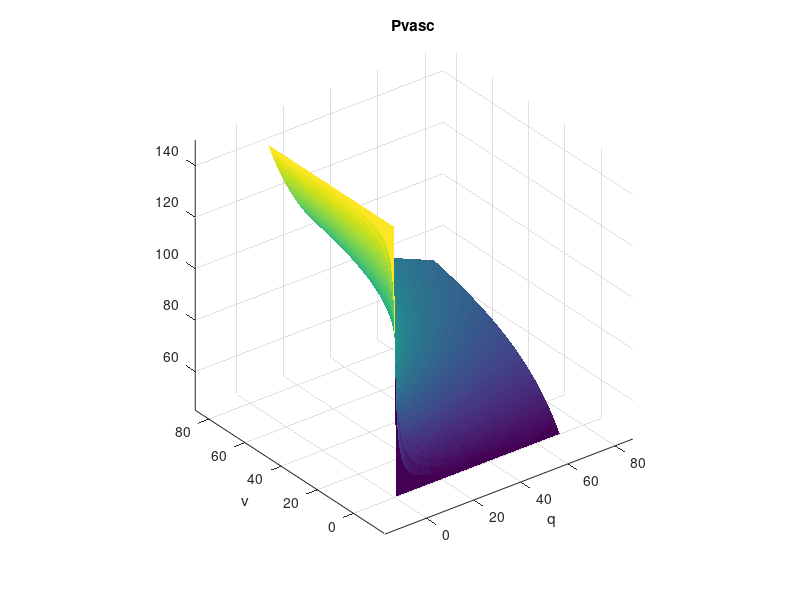
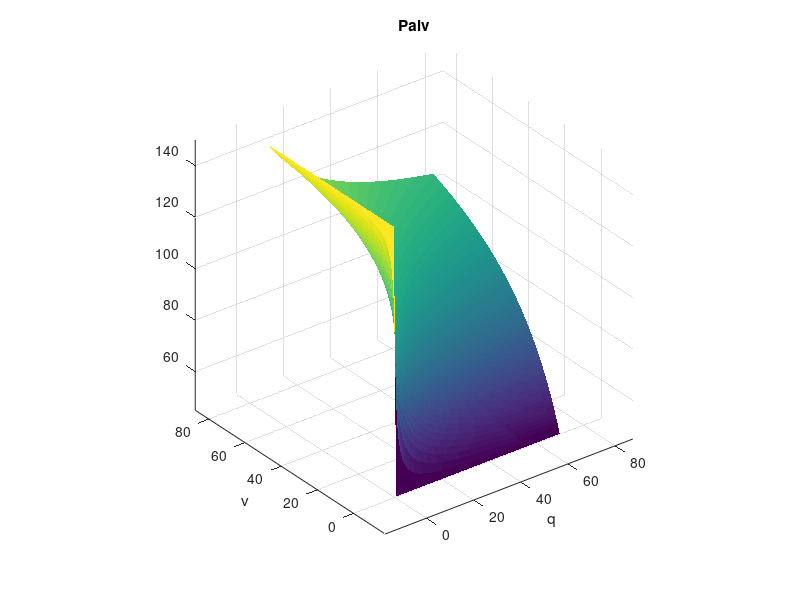
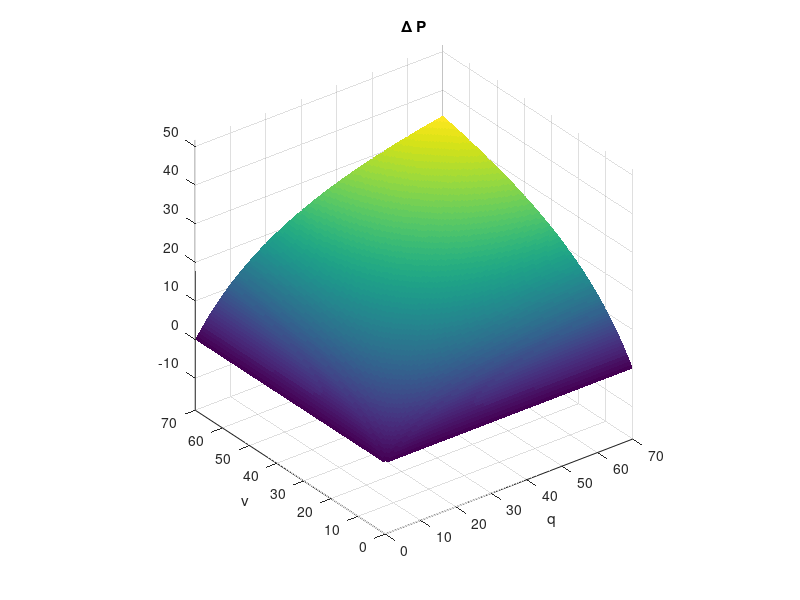
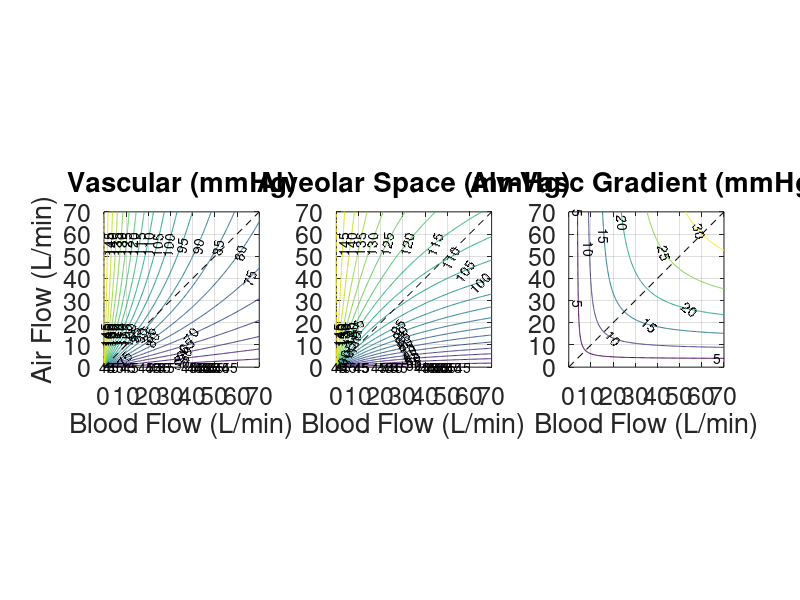

MATLAB code to generate these figures, in order:
clear; close all; clc;
% This script solves Model A and saves results into a .mat file + generates
% fun animated .gifs to show how the diffusion parameter affects model
% behavior

%%% parameters
D     = 500;  %apparent diffusion (L/min)
Pair  = 150; %atmospheric oxygen partial pressure (mmHg)
Pin   = 45;  %mixed venous oxygen partial pressure - pulmonary inlet (mmHg)
Vvasc = 1;   %volume of vascular space (ml)
Valv  = 1;   %alveolar volume (ml)

Vp = 5; %ventilation flow (L/min)
Qp = 5; %blood flow (L/min)


%load optimized diffusion (D) parameter
load('ModelA_optimization_v2_results.mat','JA','DA')
del = 30;% index to delete from - the first del-many indices are ~1e30 and screw up the minimum finding below
JA(1:del) = []; DA(1:del) = [];
[~, jApi] = min(JA);DAp = DA(jApi);
D = DAp;


%%% parameter vector
par = [D Pair Pin Vvasc Valv Vp  Qp]; %parameters vector for ODE system

%%% grids for contour plots
de = 0.5;
q  = 0:de:70;
v  = 0:de:70;
[Q,V] = meshgrid(q,v);

Dv = 1:100; %vector of diffusion parameters to explore
Dpvasc = zeros(length(q),length(v),length(Dv));
Dpalv  = zeros(length(q),length(v),length(Dv));
Ddpac  = zeros(length(q),length(v),length(Dv));

% computing contour plots
pvasc = (Pin*Q.*V+Pin*D*Q+Pair*D*V)./(Q.*V+D*Q+D*V);
palv  = (Pair*Q.*V+Pair*D*V+Pin*D*Q)./(Q.*V+D*Q+D*V);
dpac  = (Q.*V)*(Pair-Pin)./(Q.*V+D*Q+D*V);

% contour plots for vector of diffusion parameters to explore
for j = 1:length(Dv)
    Dpvasc(:,:,j) = (Pin*Q.*V+Pin*Dv(j)*Q+Pair*Dv(j)*V)./(Q.*V+Dv(j)*Q+Dv(j)*V);
    Dpalv(:,:,j)  = (Pair*Q.*V+Pair*Dv(j)*V+Pin*Dv(j)*Q)./(Q.*V+Dv(j)*Q+Dv(j)*V);
    Ddpac(:,:,j)  = Dpalv(:,:,j) - Dpvasc(:,:,j);
end

%%% solve system of ODEs
% X0 = [Pin Pair];
% [t,X] = ode45(@ModelA_RHS,[0 1],X0,[],par);





save('ModelA_results.mat')

%%% plots
% figure; %state time series
% plot(t,X)
% xlabel('Time (s)')
% ylabel('Oxygen Tension (mmHg)')
% legend('Vasc', 'Alv')

figure; %Pvasc surface
surf(Q,V,pvasc, 'EdgeColor','none')
title('Pvasc')
xlabel('q')
ylabel('v')
axis equal

figure; %Pvasc surface
surf(Q,V,palv, 'EdgeColor','none')
title('Palv')
xlabel('q')
ylabel('v')
axis equal

figure; %Alv-Cap O2 Gradient  surface
surf(Q,V,dpac, 'EdgeColor','none')
title('\Delta P')
xlabel('q')
ylabel('v')
axis equal

CON = -30:5:150;
x = 0:70;
figure; % Contour Plot
subplot(1,3,1)
contour(Q,V,pvasc,CON,'ShowText','on')
hold on
plot(x,x,'k--')
set(gca,'fontsize',18)
title('Vascular (mmHg)')
xlabel('Blood Flow (L/min)')
ylabel('Air Flow (L/min)')
axis equal
grid on

subplot(1,3,2)
contour(Q,V,palv,CON,'ShowText','on')
hold on
plot(x,x,'k--')
set(gca,'fontsize',18)
title('Alveolar Space (mmHg)')
xlabel('Blood Flow (L/min)')
axis equal
grid on

subplot(1,3,3)
contour(Q,V,dpac,CON,'ShowText','on')
hold on
plot(x,x,'k--')
set(gca,'fontsize',18)
title('Alv-Vasc Gradient (mmHg)')
xlabel('Blood Flow (L/min)')
axis equal
grid on

%%%%%%%%%%%%%%%%%%%%%%%%%%%%%%%%%%%%%%%%%%%%
%%% big old plots
figure; % Contour Plot
subplot(3,3,1)
contour(Q,V,squeeze(Dpvasc(:,:,1)),CON,'ShowText','on')
hold on
plot(x,x,'k--')
set(gca,'fontsize',18)
title('Vascular (mmHg)')
ylabel('Air Flow (ml/s)')
axis equal
grid on

subplot(3,3,2)
contour(Q,V,squeeze(Dpalv(:,:,1)),CON,'ShowText','on')
hold on
plot(x,x,'k--')
set(gca,'fontsize',18)
title('Alveolar Space (mmHg)')
axis equal
grid on

subplot(3,3,3)
contour(Q,V,squeeze(Ddpac(:,:,1)),CON,'ShowText','on')
hold on
plot(x,x,'k--')
set(gca,'fontsize',18)
title('Alv-Vasc Gradient (mmHg)')
axis equal
grid on

subplot(3,3,4)
contour(Q,V,squeeze(Dpvasc(:,:,2)),CON,'ShowText','on')
hold on
plot(x,x,'k--')
set(gca,'fontsize',18)
ylabel('Air Flow (ml/s)')
axis equal
grid on

subplot(3,3,5)
contour(Q,V,squeeze(Dpalv(:,:,2)),CON,'ShowText','on')
hold on
plot(x,x,'k--')
set(gca,'fontsize',18)
axis equal
grid on

subplot(3,3,6)
contour(Q,V,squeeze(Ddpac(:,:,2)),CON,'ShowText','on')
hold on
plot(x,x,'k--')
set(gca,'fontsize',18)
axis equal
grid on

subplot(3,3,7)
contour(Q,V,squeeze(Dpvasc(:,:,3)),CON,'ShowText','on')
hold on
plot(x,x,'k--')
set(gca,'fontsize',18)
xlabel('Blood Flow (ml/s)')
ylabel('Air Flow (ml/s)')
axis equal
grid on

subplot(3,3,8)
contour(Q,V,squeeze(Dpalv(:,:,3)),CON,'ShowText','on')
hold on
plot(x,x,'k--')
set(gca,'fontsize',18)
xlabel('Blood Flow (ml/s)')
axis equal
grid on

subplot(3,3,9)
contour(Q,V,squeeze(Ddpac(:,:,3)),CON,'ShowText','on')
hold on
plot(x,x,'k--')
set(gca,'fontsize',18)
xlabel('Blood Flow (ml/s)')
axis equal
grid on

% %%% making gifs
% CON = -30:5:150;
% h = figure('units','normalized','outerposition',[0 0 1 1]);
% for i = 1:length(Dv) %iterate by size of Dv
%     %%%% make contour plots
%     cla(gca)
%     
%     contour(Q,V,squeeze(Dpvasc(:,:,i)),CON,'ShowText','on')
%     hold on
%     plot(x,x,'k--')
%     set(gca,'fontsize',18)
%     xlabel('Cardiac Output (L/min)')
%     ylabel('Ventilation Magnitude (L/min)')
%     text(9,1,['D = ', num2str(Dv(i))],'fontsize',18)
%     axis equal
%     grid on
%     
%     if i == 1
%         gif('ModelA_vasc.gif','DelayTime',1/15) %make gif file
%     else
%         gif %append frame to gif
%     end
%     disp(i)
% end
% 
% h2 = figure('units','normalized','outerposition',[0 0 1 1]);
% for i = 1:length(Dv) %iterate by size of Dv
%     %%%% make contour plots
%     cla(gca)
%     
%     contour(Q,V,squeeze(Dpalv(:,:,i)),CON,'ShowText','on')
%     hold on
%     plot(x,x,'k--')
%     set(gca,'fontsize',18)
%     xlabel('Cardiac Output (L/min)')
%     ylabel('Ventilation Magnitude (L/min)')
%     text(9,1,['D = ', num2str(Dv(i))],'fontsize',18)
%     axis equal
%     grid on
%     
%     if i == 1
%         gif('ModelA_alv.gif','DelayTime',1/15) %make gif file
%     else
%         gif %append frame to gif
%     end
%     disp(i)
% end
% 
% h3 = figure('units','normalized','outerposition',[0 0 1 1]);
% for i = 1:length(Dv) %iterate by size of Dv
%     %%%% make contour plots
%     cla(gca)
%     
%     contour(Q,V,squeeze(Ddpac(:,:,i)),CON,'ShowText','on')
%     hold on
%     plot(x,x,'k--')
%     set(gca,'fontsize',18)
%     xlabel('Cardiac Output (L/min)')
%     ylabel('Ventilation Magnitude (L/min)')
%     text(9,1,['D = ', num2str(Dv(i))],'fontsize',18)
%     axis equal
%     grid on
%     
%     if i == 1
%         gif('ModelA_grad.gif','DelayTime',1/15) %make gif file
%     else
%         gif %append frame to gif
%     end
%     disp(i)
% end
